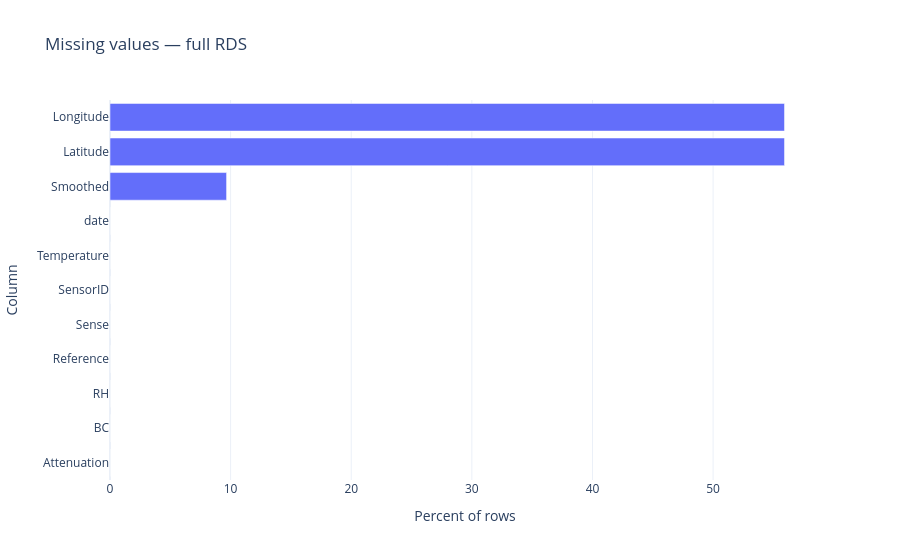

Notebook code for this chart:
### Markdown cell above
## Full-file coverage and quality

### Code cell
display(pd.Series({
    "total_rows": row_count,
    "identified_sensors": int(sensors.index.notna().sum()),
    "first_timestamp": sensors["first_date"].min(),
    "last_timestamp": sensors["last_date"].max(),
    "unparseable_dates": invalid_dates,
    "negative_BC_rows": negative_bc,
    "negative_BC_pct_of_valid": 100 * negative_bc / sensors["valid_BC"].sum()
        if sensors["valid_BC"].sum() else np.nan,
}).to_frame("value"))
display(quality.sort_values("missing_pct", ascending=False))
display(sensors)

fig = px.bar(quality.reset_index(names="column").sort_values("missing_pct"),
             x="missing_pct", y="column", orientation="h", hover_data=["missing"],
             title="Missing values — full RDS", labels={"missing_pct": "Percent of rows", "column": "Column"})
show_plot("missing_values", fig)

### Figure 1 — Plotly figure (JSON) as saved in the notebook; plotly's stock layout.template omitted (floating-point values rounded to 4 significant figures)
{"data": [{"customdata": [[0], [0], [0], [0], [0], [0], [0], [0], [585614], [3388529], [3388529]], "hovertemplate": "Percent of rows=%{x}<br>Column=%{y}<br>missing=%{customdata[0]}<extra></extra>", "legendgroup": "", "marker": {"color": "#636efa", "pattern": {"shape": ""}}, "name": "", "orientation": "h", "showlegend": false, "textposition": "auto", "type": "bar", "x": [0.0, 0.0, 0.0, 0.0, 0.0, 0.0, 0.0, 0.0, 9.664, 55.92, 55.92], "xaxis": "x", "y": ["Attenuation", "BC", "RH", "Reference", "Sense", "SensorID", "Temperature", "date", "Smoothed", "Latitude", "Longitude"], "yaxis": "y"}], "layout": {"barmode": "relative", "legend": {"tracegroupgap": 0}, "title": {"text": "Missing values — full RDS"}, "xaxis": {"anchor": "y", "domain": [0.0, 1.0], "title": {"text": "Percent of rows"}}, "yaxis": {"anchor": "x", "domain": [0.0, 1.0], "title": {"text": "Column"}}}}
